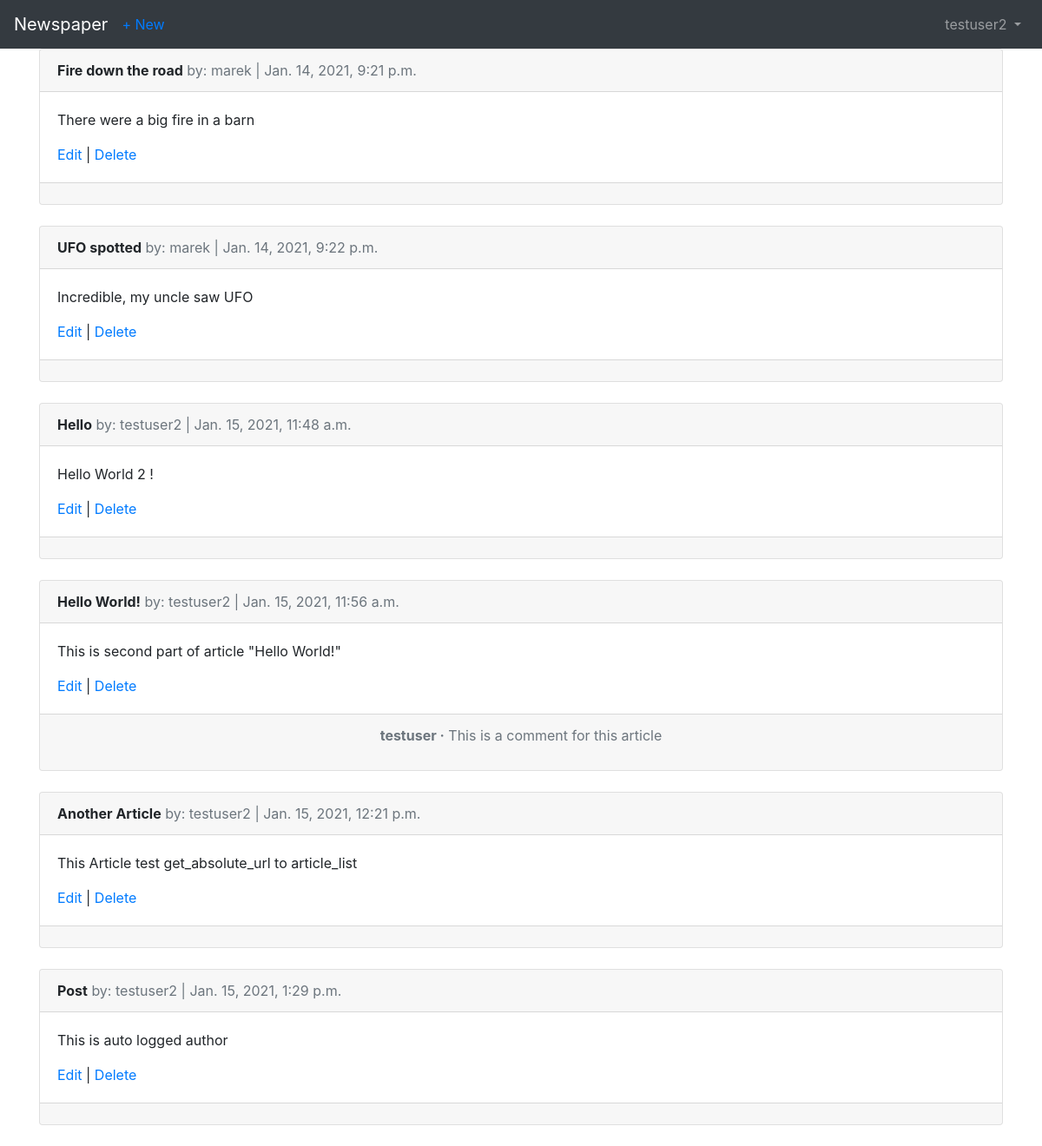
/articles/ (signed in), run on the app's committed database.
### users/models.py (models this page shows)
class CustomUser(AbstractUser):
    age = models.PositiveIntegerField(null=True, blank=True)

### articles/models.py (models this page shows, shortened)
class Article(models.Model):
    title = models.CharField(max_length=255)
    body = models.TextField()
    date = models.DateTimeField(auto_now_add=True)
    author = models.ForeignKey(
        get_user_model(),
        on_delete=models.CASCADE
    )
    class Meta:
        verbose_name = ("Article")
        verbose_name_plural = ("Articles")

class Comment(models.Model):
    article = models.ForeignKey(
        Article,
        on_delete=models.CASCADE,
        related_name='comments',
    )
    comment = models.CharField(max_length=140)
    author = models.ForeignKey(
        get_user_model(),
        on_delete=models.CASCADE
    )
    def __str__(self):
        return self.comment

### articles/views.py (the view)
# urls.py: path('', ArticleListView.as_view(), name='article_list'),
class ArticleListView(LoginRequiredMixin, ListView):
    model = Article
    template_name = "article_list.html"

### templates/article_list.html (shortened to what this page needs)
{% extends 'base.html' %}
{% block content %}
    {% for article in object_list %}
        <div class="card">
            <div class="card-header">
                <span class="font-weight-bold">{{ article.title }}</span>
                <span class="text-muted">by: {{ article.author }} | {{ article.date }}</span>
            </div>
            <div class="card-body">
                <p>{{ article.body }}</p>
                <a href="{% url 'article_edit' article.pk %} ">Edit</a> |
                <a href="{% url 'article_delete' article.pk %} ">Delete</a>
            </div>
            <div class="card-footer text-center text-muted">
                {% for comment in article.comments.all  %}
                    <p>
                        <span class="font-weight-bold">{{ comment.author }} &middot;</span>
                        {{ comment }}
                    </p>
                {% endfor %}
            </div>
        </div>
        <br />
    {% endfor %}
{% endblock content %}

### templates/base.html (shortened to what this page needs)
<!DOCTYPE html>
<html>
<head>
  <link rel="stylesheet" href="https://stackpath.bootstrapcdn.com/bootstrap/4.5.0/css/bootstrap.min.css">
</head>
<body>
  <nav class="navbar navbar-expand-lg navbar-dark bg-dark">
    <a class="navbar-brand" href="{% url 'home' %}">Newspaper</a>
    {% if user.is_authenticated %}
      <ul class="navbar-nav mr-auto">
        <li class="nav-item"><a href="{% url 'article_new' %}">+ New</a></li>
      </ul>
    {% endif %}
    <div class="collapse navbar-collapse" id="navbarSupportedContent">
      {% if user.is_authenticated %}
        <ul class="navbar-nav ml-auto">
          <li class="nav-item">
            <a class="nav-link dropdown-toggle" href="#" id="navbarDropdown" role="button" data-toggle="dropdown" aria-haspopup="true" aria-expanded="false">
              {{ user.username }}
            </a>
          </li>
        </ul>
      {% endif %}
    </div>
  </nav>
  <main>
    <div class="container">
      {% block content %}
      {% endblock content %}
    </div>
  </main>
</body>
</html>

### data on the page
CustomUser: username "testuser2"
Article: title "Fire down the road", author "marek", date "Jan. 14, 2021, 9:21 p.m.", body "There were a big fire in a barn"
Article: title "UFO spotted", author "marek", date "Jan. 14, 2021, 9:22 p.m.", body "Incredible, my uncle saw UFO"
Article: title "Hello", author "testuser2", date "Jan. 15, 2021, 11:48 a.m.", body "Hello World 2 !"
Article: title "Hello World!", author "testuser2", date "Jan. 15, 2021, 11:56 a.m.", body "This is second part of article \"Hello World!\""
Comment: author "testuser", comment "This is a comment for this article"
Article: title "Another Article", author "testuser2", date "Jan. 15, 2021, 12:21 p.m.", body "This Article test get_absolute_url to article_list"
Article: title "Post", author "testuser2", date "Jan. 15, 2021, 1:29 p.m.", body "This is auto logged author"
